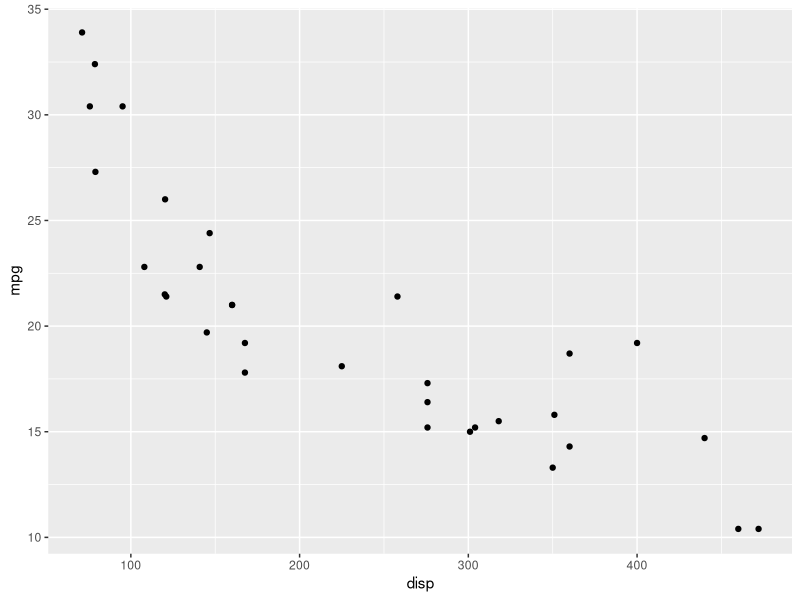
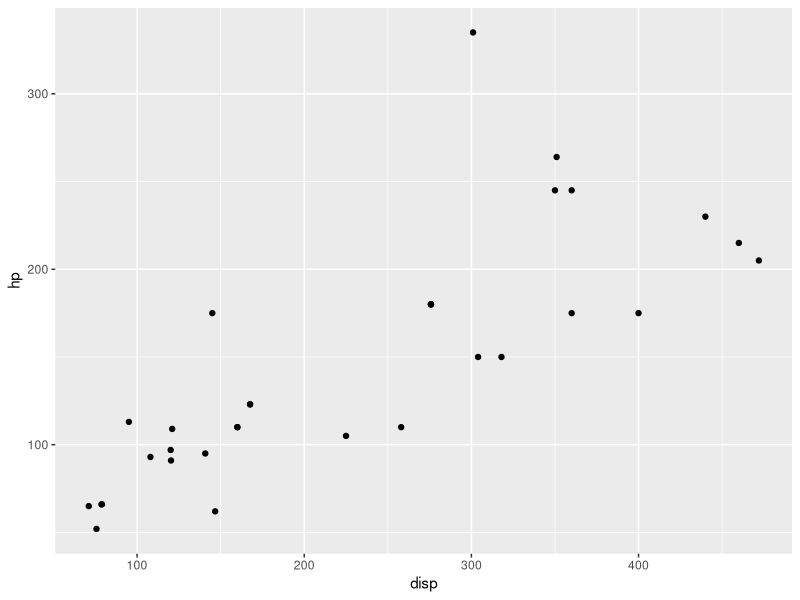
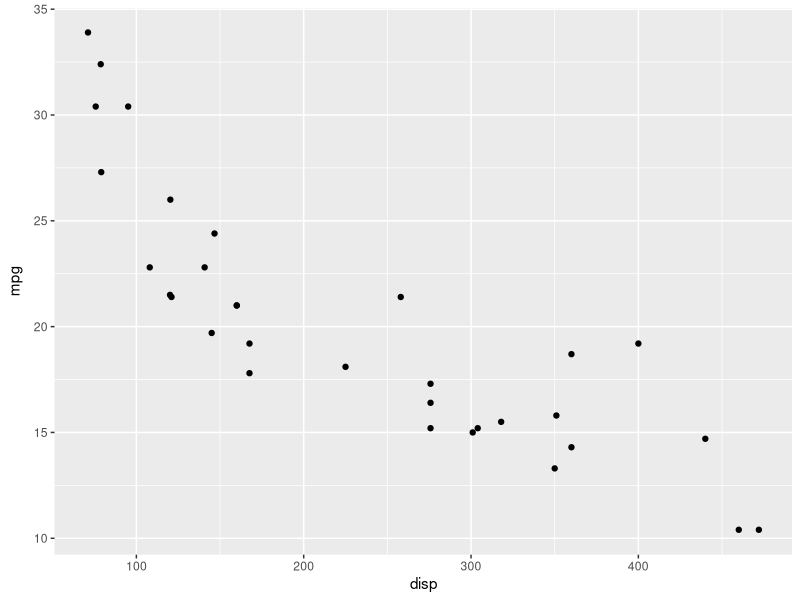
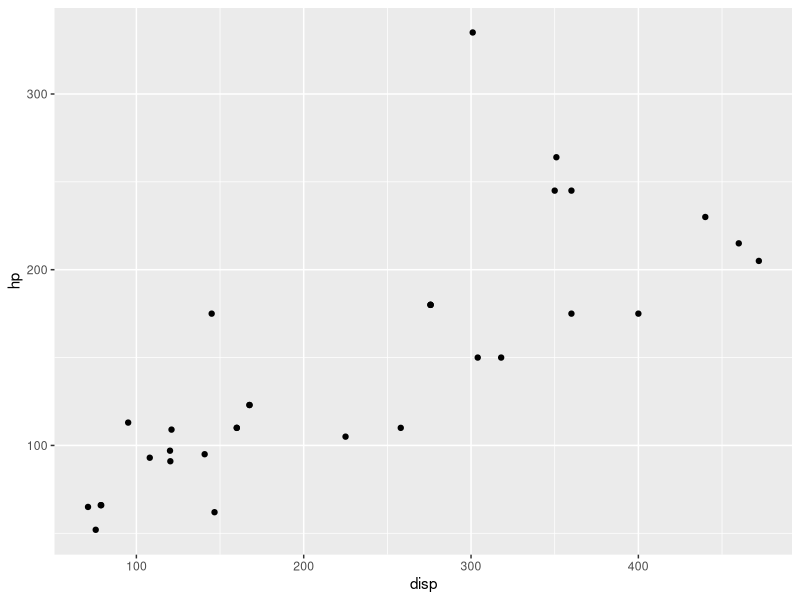
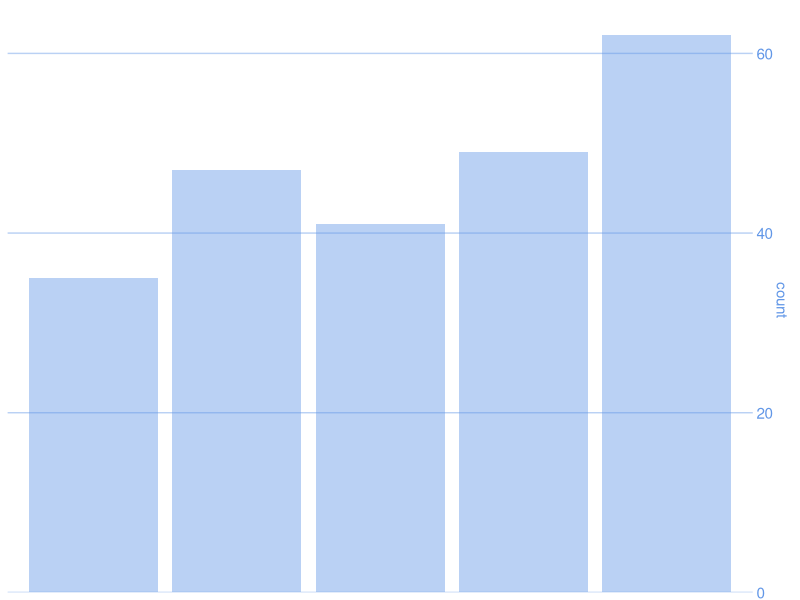
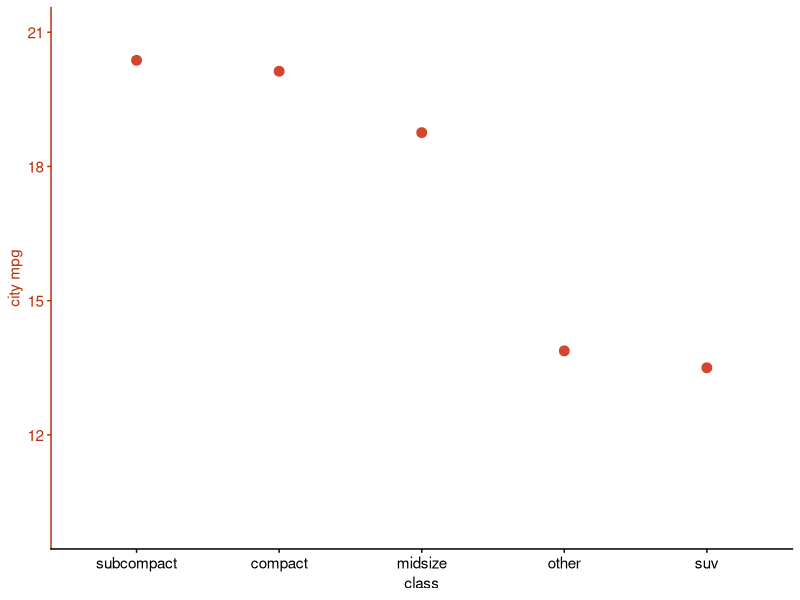
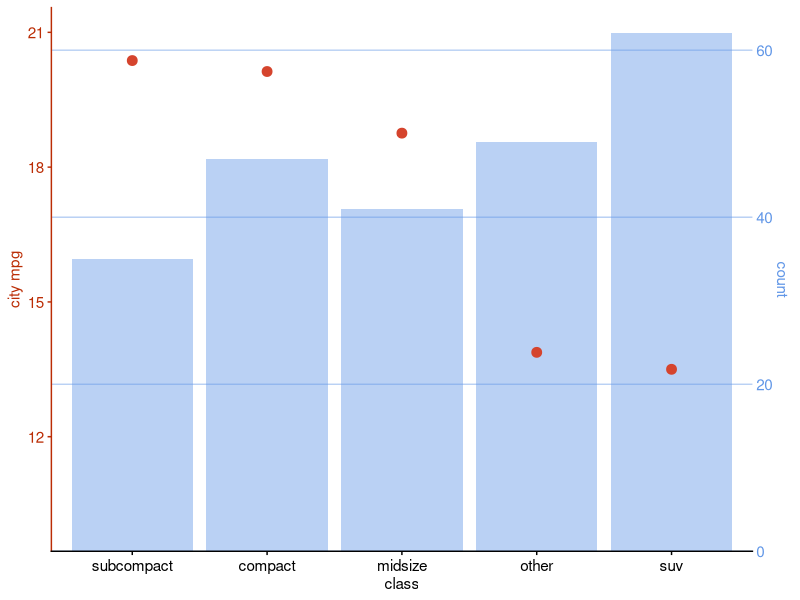
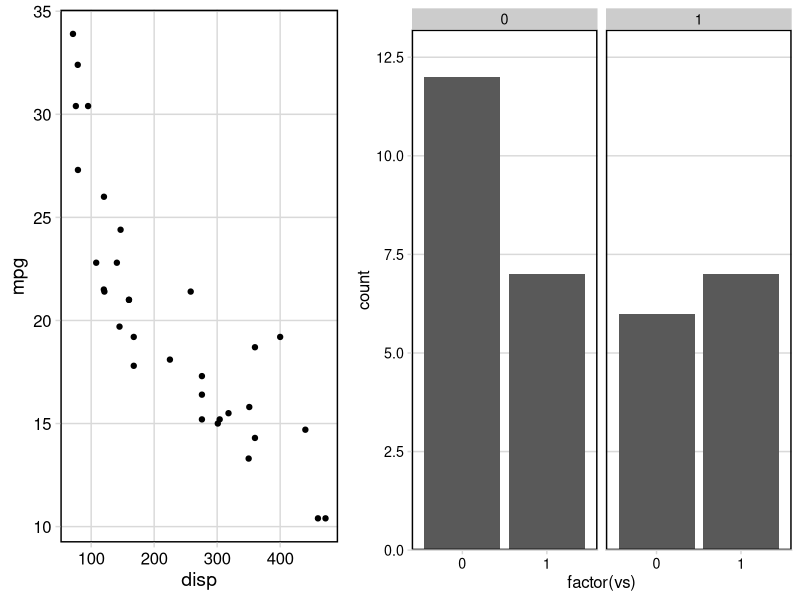

Recreate these plots in R, in order.
## ---- chunk 1
library(ggplot2)
library(cowplot)

p1 <- ggplot(mtcars, aes(disp, mpg)) + 
  geom_point()
p2 <- ggplot(mtcars, aes(disp, hp)) + 
  geom_point()
p1
p2
## ---- chunk 2
aligned <- align_plots(p1, p2, align = "v")
ggdraw(aligned[[1]])
ggdraw(aligned[[2]])
## ---- chunk 3
library(dplyr)
library(forcats)

city_mpg <- mpg %>%
  mutate(class = fct_lump(class, 4, other_level = "other")) %>%
  group_by(class) %>%
  summarize(
    `city mpg` = mean(cty),
    count = n()
  ) %>% 
  mutate(class = fct_reorder(class, -`city mpg`))

p1 <- ggplot(city_mpg, aes(class, count)) +
  geom_col(fill = "#6297E770") + 
  scale_y_continuous(
    expand = expand_scale(mult = c(0, 0.05)),
    position = "right"
  ) +
  theme_minimal_hgrid(11, rel_small = 1) +
  theme(
    panel.grid.major = element_line(color = "#6297E770"),
    axis.line.x = element_blank(),
    axis.text.x = element_blank(),
    axis.title.x = element_blank(),
    axis.ticks = element_blank(),
    axis.ticks.length = grid::unit(0, "pt"),
    axis.text.y = element_text(color = "#6297E7"),
    axis.title.y = element_text(color = "#6297E7")
  )
p1

p2 <- ggplot(city_mpg, aes(class, `city mpg`)) + 
  geom_point(size = 3, color = "#D5442D") + 
  scale_y_continuous(limits = c(10, 21)) +
  theme_half_open(11, rel_small = 1) +
  theme(
    axis.ticks.y = element_line(color = "#BB2D05"),
    axis.text.y = element_text(color = "#BB2D05"),
    axis.title.y = element_text(color = "#BB2D05"),
    axis.line.y = element_line(color = "#BB2D05")
  )
p2

aligned_plots <- align_plots(p1, p2, align="hv", axis="tblr")
ggdraw(aligned_plots[[1]]) + draw_plot(aligned_plots[[2]])
## ---- chunk 4
p1 <- ggplot(mtcars, aes(disp, mpg)) + 
  geom_point() +
  theme_minimal_grid(14) + 
  panel_border(color = "black")

p2 <- ggplot(mtcars, aes(factor(vs))) + 
  geom_bar() + 
  facet_wrap(~am) +
  scale_y_continuous(expand = expand_scale(mult = c(0, 0.1))) +
  theme_minimal_hgrid(12) +
  panel_border(color = "black") +
  theme(strip.background = element_rect(fill = "gray80"))

plot_grid(p1, p2, rel_widths = c(1, 1.3))
## ---- chunk 5
plot_grid(p1, p2, align = "h", rel_widths = c(1, 1.3))
## ---- chunk 6
plot_grid(p1, p2, align = "h", axis = "b", rel_widths = c(1, 1.3))
plot_grid(p1, p2, align = "h", axis = "tb", rel_widths = c(1, 1.3))
